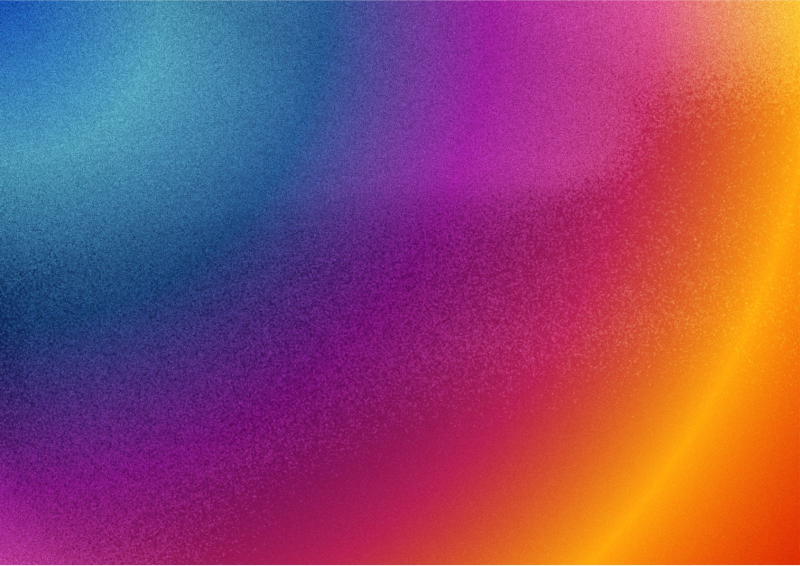
#> input picture t2a-reels/brand/gradient.jpg, 1600 x 1131 px, found by its file name (shown at 1/2 size)
$ python build3.py
#> lines starting #> are read from the running program, lines starting #| are printed output that depends on the picture; after the words box and inside, x2 and y2 are one past the last pixel; in counts of white or black regions, pixels touching at a corner belong together
#!/usr/bin/env python3
"""Think2Act reels v3 — soft, bright, on-brand (T2A logo + gradient), polaroid collages.
Writes work3/reel3_silent.mp4 and work3/sections.json (section start times for music)."""
import os, subprocess, sys, json, math, random
import numpy as np
from PIL import Image, ImageDraw, ImageFont, ImageFilter

S = os.path.dirname(os.path.abspath(__file__))
MV, MP, BR = (os.path.join(S, d) for d in ("media", "media_n", "brand"))
WD = os.path.join(S, "work3"); os.makedirs(WD, exist_ok=True)
W, H, FPS = 1080, 1920, 30
XF = 0.4  # crossfade length
INTER = "/usr/share/fonts/opentype/inter/"
ANTON = os.path.join(BR, "Anton.ttf")
DARK = (21, 21, 26, 255)
random.seed(11)


# [4 lines left out: function run, not called in this run]


def tr_upper(s):
    return s.replace("i", "İ").replace("ı", "I").upper()


def ease_out(x): x = min(max(x, 0), 1); return 1 - (1 - x) ** 3


# ---------------------------------------------------------------- brand assets
GRAD = Image.open(os.path.join(BR, "gradient.jpg")).convert("RGB")
#> GRAD is the input picture: PIL image 1600x1131 RGB; mean R, G, B 143, 73.2, 105.9
LOGO = Image.open(os.path.join(BR, "logo.png")).convert("RGBA")
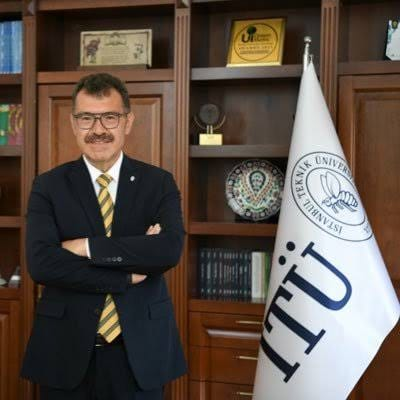
#> input picture t2a/reels/01-hasan-mandal/foto/itu.jpg, 400 x 400 px, given in place of logo.png, which was not available


# [9 lines left out: function grad_frame, not called in this run]


def badge_layer():
    L = Image.new("RGBA", (W, H), (0, 0, 0, 0))
#> L: PIL image 1080x1920 RGBA; every value is 0
    sz, x0, y0 = 118, W - 118 - 46, 64
    sh = Image.new("L", (W, H), 0)
#> sh: PIL image 1080x1920 L; every value is 0
    ImageDraw.Draw(sh).rounded_rectangle([x0, y0 + 4, x0 + sz, y0 + sz + 4], 26, fill=90)
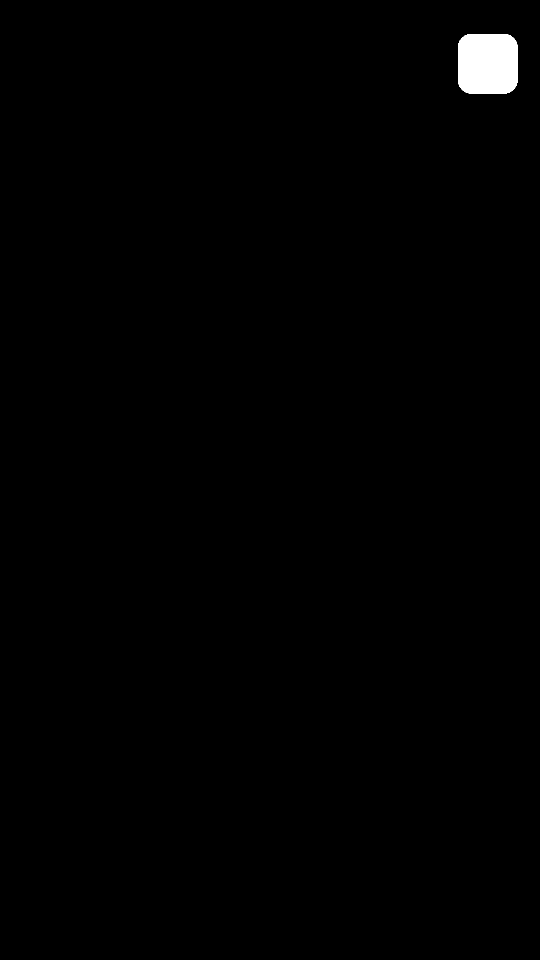
#> sh: PIL image 1080x1920 L (shown at 1/2 size); values 0 (black) and 90 (white), 0.65% white; 1 white region, box (x1, y1, x2, y2) and area: (916, 68, 1035, 187) 13561
    L.paste((0, 0, 0, 255), (0, 0), sh.filter(ImageFilter.GaussianBlur(10)))
    ImageDraw.Draw(L).rounded_rectangle([x0, y0, x0 + sz, y0 + sz], 26, fill=(255, 255, 255, 255))
    lg = LOGO.copy(); lg.thumbnail((sz - 26, sz - 26), Image.LANCZOS)
    L.alpha_composite(lg, (x0 + (sz - lg.width) // 2, y0 + (sz - lg.height) // 2))
    # thin gradient strip at the bottom
    strip = GRAD.resize((W, 12), Image.LANCZOS).convert("RGBA")
    L.alpha_composite(strip, (0, H - 12))
    return L


BADGE = badge_layer()


# [13 lines left out: function label_layer, not called in this run]


def caption_layer(lines, yc=1120, maxw=960, size=118):
    """lines: [(text, boxed)]. Plain = white Anton w/ soft shadow, boxed = dark text in white box."""
    L = Image.new("RGBA", (W, H), (0, 0, 0, 0)); d = ImageDraw.Draw(L)
    items = []
    for txt, boxed in lines:
        t = tr_upper(txt); s = size
        while d.textlength(t, font=ImageFont.truetype(ANTON, s)) > maxw - (60 if boxed else 0): s -= 4
        items.append((t, boxed, ImageFont.truetype(ANTON, s), s))
    hs = [int(s * 1.28) + (18 if b else 0) for _, b, _, s in items]
    y = yc - sum(hs) // 2
    shadow = Image.new("RGBA", (W, H), (0, 0, 0, 0)); sd = ImageDraw.Draw(shadow)
    for (t, boxed, f, s), lh in zip(items, hs):
        tw = d.textlength(t, font=f); x = (W - tw) / 2
        if boxed:
            pad = 30; bx0, by0, bx1, by1 = x - pad, y, x + tw + pad, y + s * 1.25
            sd.rounded_rectangle([bx0, by0 + 8, bx1, by1 + 8], 14, fill=(0, 0, 0, 120))
            d.rounded_rectangle([bx0, by0, bx1, by1], 14, fill=(255, 255, 255, 255))
            d.text((x, y + s * 0.06), t, font=f, fill=DARK)
        else:
            sd.text((x, y + 6), t, font=f, fill=(0, 0, 0, 170))
            d.text((x, y), t, font=f, fill=(255, 255, 255, 255))
        y += lh
    out = shadow.filter(ImageFilter.GaussianBlur(10)); out.alpha_composite(L)
    return out


def save(layer, name):
    p = os.path.join(WD, name); layer.save(p); return p


# ---------------------------------------------------------------- old paper
def make_paper():
    rng = np.random.default_rng(3)
    base = np.array([238, 228, 206], float)
    img = np.ones((H, W, 3)) * base
    def blob(scale, amp):
#> called with scale = 300, amp = 34
        n = rng.standard_normal((H // scale + 2, W // scale + 2))
        im = Image.fromarray(((n - n.min()) / np.ptp(n) * 255).astype(np.uint8)).resize((W, H), Image.BICUBIC)
        return (np.asarray(im, float) / 255 - 0.5) * amp
    tone = blob(300, 34) + blob(90, 16) + blob(25, 9) + blob(6, 6)
#> call 4 of blob, with scale = 6, amp = 6
#> in blob (call 4), `im = Image.fromarray(((n - n.min()) / np.ptp(n) * 255).astype(np.uint8..`:
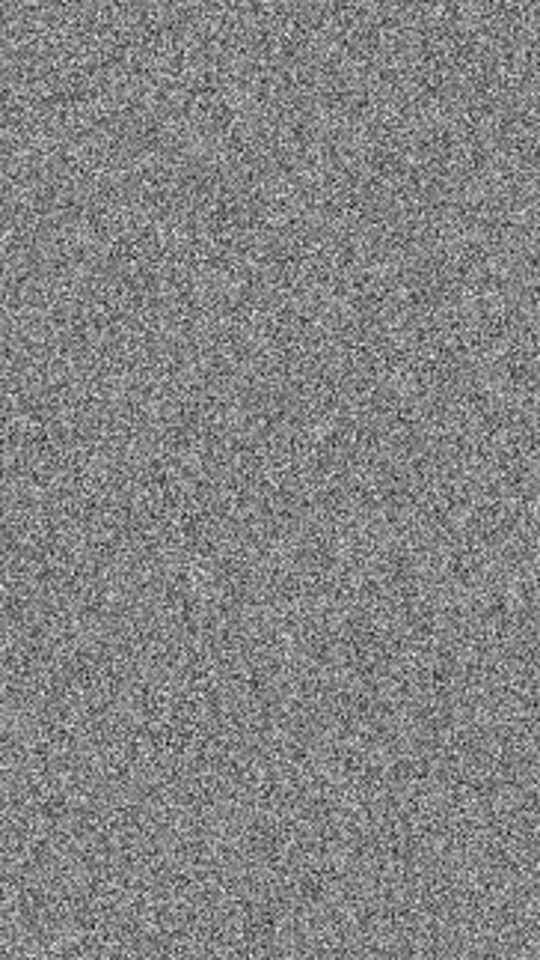
#> im: PIL image 1080x1920 L (shown at 1/2 size); min 0, max 254, mean 131.3
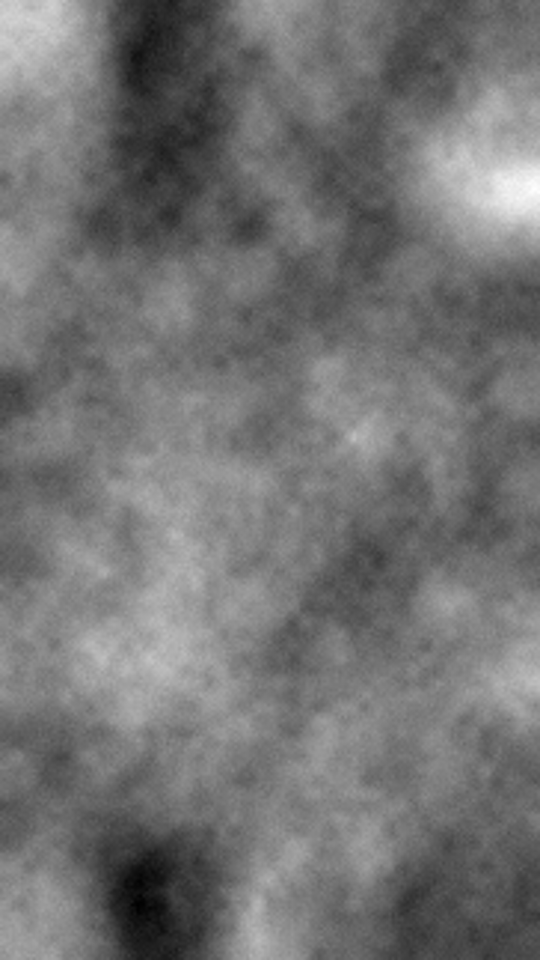
#> tone: shape (1920, 1080) float64 (shown at 1/2 size); min -24, max 25.44, mean -1.6; drawn with min black and max white
    img += tone[..., None] * np.array([1.0, 0.95, 0.8])
    img += rng.standard_normal((H, W, 1)) * 4.5  # grain
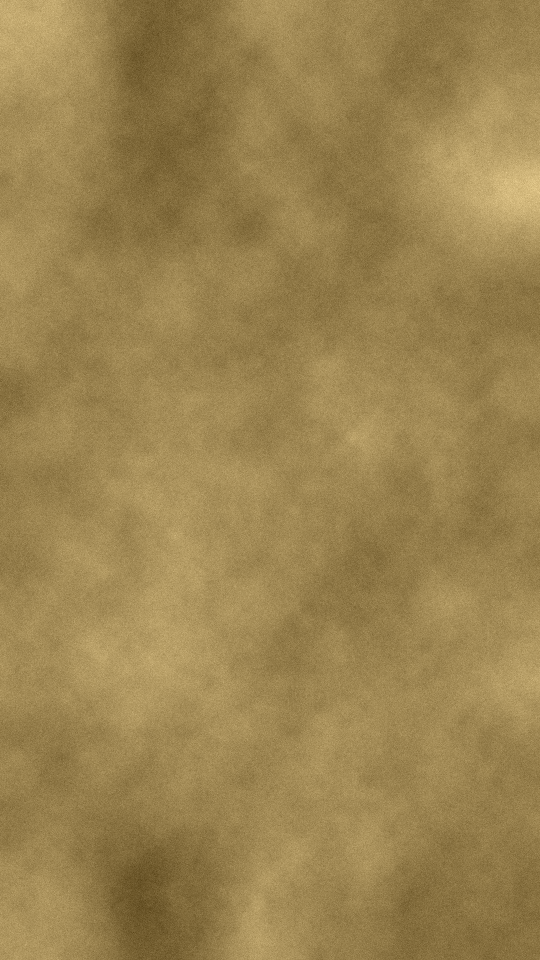
#> img: shape (1920, 1080, 3) float64 (shown at 1/2 size); mean of channels 0, 1, 2 236.4, 226.4, 204.7; drawn with min black and max white
    # soft warm edge aging (light, not dark)
    yy, xx = np.mgrid[0:H, 0:W]
    r = np.sqrt(((xx - W / 2) / (W / 2)) ** 2 + ((yy - H / 2) / (H / 2)) ** 2)
    img -= (np.clip(r - 0.75, 0, 1) ** 1.6 * 45)[..., None] * np.array([0.6, 0.75, 1.0])
    # a few faint stains
    for _ in range(2):
        cx, cy, rad = rng.integers(0, W), rng.integers(0, H), rng.integers(80, 220)
        d = np.sqrt((xx - cx) ** 2 + (yy - cy) ** 2)
        ring = np.exp(-((d - rad) / 12) ** 2) * 4 + (d < rad) * 2
        img -= ring[..., None] * np.array([0.5, 0.8, 1.3])
    p = Image.fromarray(np.clip(img, 0, 255).astype(np.uint8))
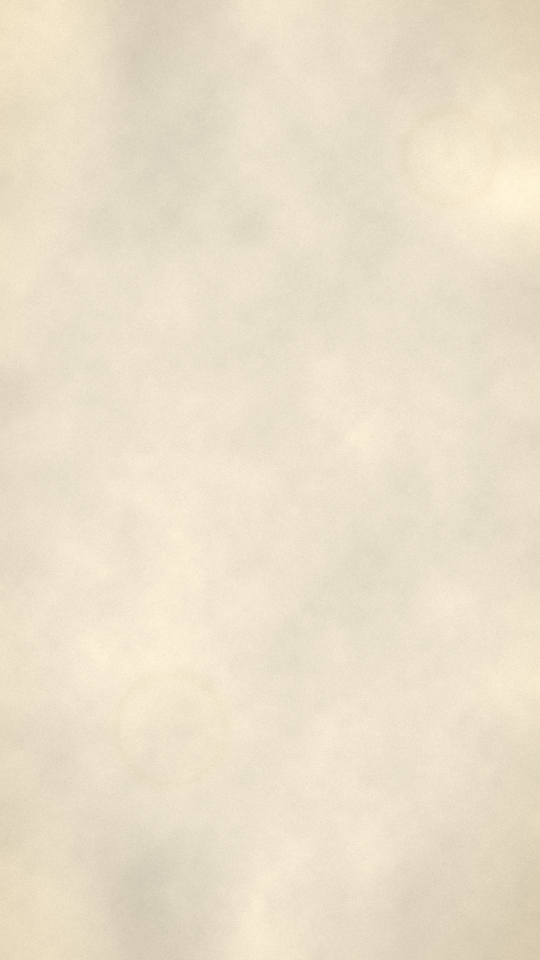
#> p: PIL image 1080x1920 RGB (shown at 1/2 size); mean R, G, B 234.1, 223.8, 201.3
    return p.filter(ImageFilter.GaussianBlur(0.6))
#> returned value: PIL image 1080x1920 RGB


PAPER = make_paper()


# [17 lines left out: functions polaroid, rotated_with_shadow, not called in this run]


# ---------------------------------------------------------------- clip writers
def write_frames(name, dur, fn):
    out = os.path.join(WD, f"{name}.mp4")
    if os.path.exists(out): return out
    n = int(round(dur * FPS))
#> (the run stopped early here; a loop or call above may not have finished)
